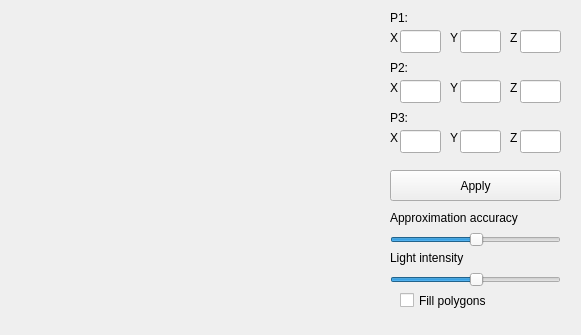
<?xml version="1.0" encoding="UTF-8"?>
<ui version="4.0">
 <class>MainWindow</class>
 <widget class="QMainWindow" name="MainWindow">
  <property name="geometry">
   <rect>
    <x>0</x>
    <y>0</y>
    <width>581</width>
    <height>335</height>
   </rect>
  </property>
  <property name="windowTitle">
   <string>KG_TISHIN</string>
  </property>
  <widget class="QWidget" name="centralWidget">
   <widget class="GLWidget" name="widget" native="true">
    <property name="geometry">
     <rect>
      <x>10</x>
      <y>10</y>
      <width>371</width>
      <height>311</height>
     </rect>
    </property>
   </widget>
   <widget class="QLabel" name="label_4">
    <property name="geometry">
     <rect>
      <x>390</x>
      <y>210</y>
      <width>171</width>
      <height>16</height>
     </rect>
    </property>
    <property name="text">
     <string>Approximation accuracy</string>
    </property>
   </widget>
   <widget class="QSlider" name="SliderApproximation">
    <property name="geometry">
     <rect>
      <x>390</x>
      <y>230</y>
      <width>171</width>
      <height>20</height>
     </rect>
    </property>
    <property name="value">
     <number>50</number>
    </property>
    <property name="orientation">
     <enum>Qt::Horizontal</enum>
    </property>
    <property name="tickPosition">
     <enum>QSlider::NoTicks</enum>
    </property>
    <property name="tickInterval">
     <number>0</number>
    </property>
   </widget>
   <widget class="QCheckBox" name="isPolyFill">
    <property name="geometry">
     <rect>
      <x>400</x>
      <y>290</y>
      <width>171</width>
      <height>21</height>
     </rect>
    </property>
    <property name="text">
     <string>Fill polygons</string>
    </property>
   </widget>
   <widget class="QLabel" name="label_5">
    <property name="geometry">
     <rect>
      <x>390</x>
      <y>250</y>
      <width>171</width>
      <height>16</height>
     </rect>
    </property>
    <property name="text">
     <string>Light intensity</string>
    </property>
   </widget>
   <widget class="QSlider" name="SliderLight">
    <property name="geometry">
     <rect>
      <x>390</x>
      <y>270</y>
      <width>171</width>
      <height>20</height>
     </rect>
    </property>
    <property name="value">
     <number>50</number>
    </property>
    <property name="orientation">
     <enum>Qt::Horizontal</enum>
    </property>
    <property name="tickPosition">
     <enum>QSlider::NoTicks</enum>
    </property>
    <property name="tickInterval">
     <number>0</number>
    </property>
   </widget>
   <widget class="QLabel" name="label">
    <property name="geometry">
     <rect>
      <x>390</x>
      <y>10</y>
      <width>61</width>
      <height>15</height>
     </rect>
    </property>
    <property name="text">
     <string>P1:</string>
    </property>
   </widget>
   <widget class="QLabel" name="label_2">
    <property name="geometry">
     <rect>
      <x>390</x>
      <y>30</y>
      <width>16</width>
      <height>16</height>
     </rect>
    </property>
    <property name="text">
     <string>X</string>
    </property>
   </widget>
   <widget class="QLineEdit" name="p1x">
    <property name="geometry">
     <rect>
      <x>400</x>
      <y>30</y>
      <width>41</width>
      <height>23</height>
     </rect>
    </property>
   </widget>
   <widget class="QLabel" name="label_3">
    <property name="geometry">
     <rect>
      <x>450</x>
      <y>30</y>
      <width>16</width>
      <height>16</height>
     </rect>
    </property>
    <property name="text">
     <string>Y</string>
    </property>
   </widget>
   <widget class="QLineEdit" name="p1y">
    <property name="geometry">
     <rect>
      <x>460</x>
      <y>30</y>
      <width>41</width>
      <height>23</height>
     </rect>
    </property>
   </widget>
   <widget class="QLabel" name="label_6">
    <property name="geometry">
     <rect>
      <x>510</x>
      <y>30</y>
      <width>16</width>
      <height>16</height>
     </rect>
    </property>
    <property name="text">
     <string>Z</string>
    </property>
   </widget>
   <widget class="QLineEdit" name="p1z">
    <property name="geometry">
     <rect>
      <x>520</x>
      <y>30</y>
      <width>41</width>
      <height>23</height>
     </rect>
    </property>
   </widget>
   <widget class="QLabel" name="label_7">
    <property name="geometry">
     <rect>
      <x>390</x>
      <y>80</y>
      <width>16</width>
      <height>16</height>
     </rect>
    </property>
    <property name="text">
     <string>X</string>
    </property>
   </widget>
   <widget class="QLabel" name="label_8">
    <property name="geometry">
     <rect>
      <x>450</x>
      <y>80</y>
      <width>16</width>
      <height>16</height>
     </rect>
    </property>
    <property name="text">
     <string>Y</string>
    </property>
   </widget>
   <widget class="QLineEdit" name="p2y">
    <property name="geometry">
     <rect>
      <x>460</x>
      <y>80</y>
      <width>41</width>
      <height>23</height>
     </rect>
    </property>
   </widget>
   <widget class="QLabel" name="label_9">
    <property name="geometry">
     <rect>
      <x>390</x>
      <y>60</y>
      <width>61</width>
      <height>15</height>
     </rect>
    </property>
    <property name="text">
     <string>P2:</string>
    </property>
   </widget>
   <widget class="QLabel" name="label_10">
    <property name="geometry">
     <rect>
      <x>510</x>
      <y>80</y>
      <width>16</width>
      <height>16</height>
     </rect>
    </property>
    <property name="text">
     <string>Z</string>
    </property>
   </widget>
   <widget class="QLineEdit" name="p2x">
    <property name="geometry">
     <rect>
      <x>400</x>
      <y>80</y>
      <width>41</width>
      <height>23</height>
     </rect>
    </property>
   </widget>
   <widget class="QLineEdit" name="p2z">
    <property name="geometry">
     <rect>
      <x>520</x>
      <y>80</y>
      <width>41</width>
      <height>23</height>
     </rect>
    </property>
   </widget>
   <widget class="QLabel" name="label_11">
    <property name="geometry">
     <rect>
      <x>390</x>
      <y>130</y>
      <width>16</width>
      <height>16</height>
     </rect>
    </property>
    <property name="text">
     <string>X</string>
    </property>
   </widget>
   <widget class="QLabel" name="label_12">
    <property name="geometry">
     <rect>
      <x>450</x>
      <y>130</y>
      <width>16</width>
      <height>16</height>
     </rect>
    </property>
    <property name="text">
     <string>Y</string>
    </property>
   </widget>
   <widget class="QLineEdit" name="p3y">
    <property name="geometry">
     <rect>
      <x>460</x>
      <y>130</y>
      <width>41</width>
      <height>23</height>
     </rect>
    </property>
   </widget>
   <widget class="QLabel" name="label_13">
    <property name="geometry">
     <rect>
      <x>390</x>
      <y>110</y>
      <width>61</width>
      <height>15</height>
     </rect>
    </property>
    <property name="text">
     <string>P3:</string>
    </property>
   </widget>
   <widget class="QLabel" name="label_14">
    <property name="geometry">
     <rect>
      <x>510</x>
      <y>130</y>
      <width>16</width>
      <height>16</height>
     </rect>
    </property>
    <property name="text">
     <string>Z</string>
    </property>
   </widget>
   <widget class="QLineEdit" name="p3x">
    <property name="geometry">
     <rect>
      <x>400</x>
      <y>130</y>
      <width>41</width>
      <height>23</height>
     </rect>
    </property>
   </widget>
   <widget class="QLineEdit" name="p3z">
    <property name="geometry">
     <rect>
      <x>520</x>
      <y>130</y>
      <width>41</width>
      <height>23</height>
     </rect>
    </property>
   </widget>
   <widget class="QPushButton" name="Apply">
    <property name="geometry">
     <rect>
      <x>390</x>
      <y>170</y>
      <width>171</width>
      <height>31</height>
     </rect>
    </property>
    <property name="text">
     <string>Apply</string>
    </property>
   </widget>
  </widget>
 </widget>
 <layoutdefault spacing="6" margin="11"/>
 <customwidgets>
  <customwidget>
   <class>GLWidget</class>
   <extends>QWidget</extends>
   <header>glwidget.h</header>
   <container>1</container>
  </customwidget>
 </customwidgets>
 <resources/>
 <connections/>
</ui>
